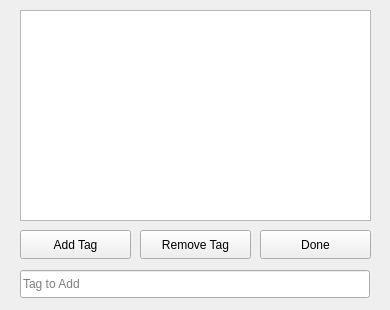
<?xml version="1.0" encoding="UTF-8"?>
<ui version="4.0">
 <class>tagsWindow</class>
 <widget class="QDialog" name="tagsWindow">
  <property name="geometry">
   <rect>
    <x>0</x>
    <y>0</y>
    <width>390</width>
    <height>310</height>
   </rect>
  </property>
  <property name="windowTitle">
   <string>Dialog</string>
  </property>
  <widget class="QListWidget" name="tagsWinList">
   <property name="geometry">
    <rect>
     <x>20</x>
     <y>10</y>
     <width>351</width>
     <height>211</height>
    </rect>
   </property>
  </widget>
  <widget class="QPushButton" name="tagsWinDoneButton">
   <property name="geometry">
    <rect>
     <x>260</x>
     <y>230</y>
     <width>111</width>
     <height>29</height>
    </rect>
   </property>
   <property name="font">
    <font>
     <family>Arial</family>
    </font>
   </property>
   <property name="text">
    <string>Done</string>
   </property>
   <property name="autoDefault">
    <bool>false</bool>
   </property>
  </widget>
  <widget class="QPushButton" name="tagsWinRemoveButton">
   <property name="geometry">
    <rect>
     <x>140</x>
     <y>230</y>
     <width>111</width>
     <height>29</height>
    </rect>
   </property>
   <property name="font">
    <font>
     <family>Arial</family>
    </font>
   </property>
   <property name="text">
    <string>Remove Tag</string>
   </property>
   <property name="autoDefault">
    <bool>false</bool>
   </property>
  </widget>
  <widget class="QPushButton" name="tagsWinAddButton">
   <property name="geometry">
    <rect>
     <x>20</x>
     <y>230</y>
     <width>111</width>
     <height>29</height>
    </rect>
   </property>
   <property name="font">
    <font>
     <family>Arial</family>
    </font>
   </property>
   <property name="text">
    <string>Add Tag</string>
   </property>
   <property name="autoDefault">
    <bool>false</bool>
   </property>
  </widget>
  <widget class="QLineEdit" name="tagsWinAddLineEdit">
   <property name="geometry">
    <rect>
     <x>20</x>
     <y>270</y>
     <width>350</width>
     <height>28</height>
    </rect>
   </property>
   <property name="placeholderText">
    <string>Tag to Add</string>
   </property>
  </widget>
  <widget class="QLabel" name="tagsWinMessageLabel">
   <property name="geometry">
    <rect>
     <x>22</x>
     <y>305</y>
     <width>351</width>
     <height>16</height>
    </rect>
   </property>
   <property name="font">
    <font>
     <family>Arial</family>
     <pointsize>9</pointsize>
    </font>
   </property>
   <property name="text">
    <string/>
   </property>
  </widget>
  <zorder>tagsWinList</zorder>
  <zorder>tagsWinRemoveButton</zorder>
  <zorder>tagsWinAddButton</zorder>
  <zorder>tagsWinAddLineEdit</zorder>
  <zorder>tagsWinDoneButton</zorder>
  <zorder>tagsWinMessageLabel</zorder>
 </widget>
 <resources/>
 <connections/>
</ui>
